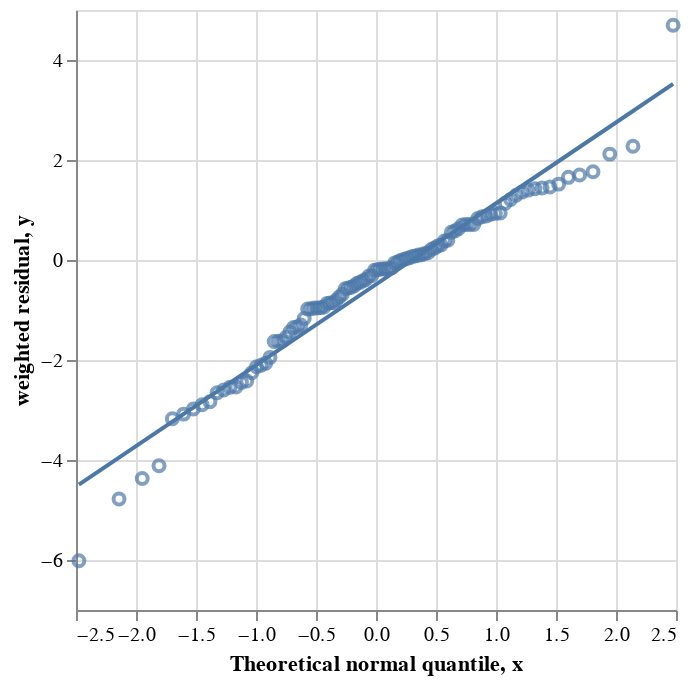

This figure's notebook cell:
### Code cell
import incawrapper.visualization as incaviz
incaviz.plot_norm_prob(res, interactive=True)

### Figure 1 — Vega-Lite specification as saved in the notebook (floating-point values rounded to 4 significant figures)
{"config": {"view": {"continuousWidth": 300, "continuousHeight": 300}}, "layer": [{"data": {"name": "data-85c180d6406fcc0bfbb4cd29dab91d4b"}, "mark": {"type": "point"}, "encoding": {"tooltip": [{"field": "type", "type": "nominal"}, {"field": "id", "type": "nominal"}, {"field": "peak", "type": "nominal"}, {"field": "weighted residual", "type": "quantitative"}], "x": {"field": "Theoretical normal quantile", "type": "quantitative"}, "y": {"field": "weighted residual", "type": "quantitative"}}}, {"data": {"name": "data-52cd833aafaf7ac205aaeaddc859b937"}, "mark": {"type": "line"}, "encoding": {"x": {"field": "x", "type": "quantitative"}, "y": {"field": "y", "type": "quantitative"}}}], "$schema": "https://vega.github.io/schema/vega-lite/v5.17.0.json", "datasets": {"data-85c180d6406fcc0bfbb4cd29dab91d4b": [{"type": "MS", "expt": "SA27", "id": "SA27_Lys_431_0_0_1", "peak": "M0", "time": 0.0, "data": 0.2226, "std": 0.01016, "fit": 0.1615, "weighted residual": -6.015, "cont": null, "Theoretical normal quantile": -2.476}, {"type": "MS", "expt": "SA27", "id": "SA27_Thr_404_0_0_1", "peak": "M3", "time": 0.0, "data": 0.08843, "std": 0.01034, "fit": 0.03901, "weighted residual": -4.78, "cont": null, "Theoretical normal quantile": -2.141}, {"type": "MS", "expt": "SA27", "id": "SA27_Asp_418_0_0_1", "peak": "M3", "time": 0.0, "data": 0.08395, "std": 0.01026, "fit": 0.03915, "weighted residual": -4.369, "cont": null, "Theoretical normal quantile": -1.948}, {"type": "MS", "expt": "SA27", "id": "SA27_Thr_376_0_0_1", "peak": "M2", "time": 0.0, "data": 0.2051, "std": 0.01087, "fit": 0.1604, "weighted residual": -4.114, "cont": null, "Theoretical normal quantile": -1.808}, {"type": "MS", "expt": "SA27", "id": "SA27_Met_320_0_0_1", "peak": "M3", "time": 0.0, "data": 0.1216, "std": 0.01019, "fit": 0.08928, "weighted residual": -3.174, "cont": null, "Theoretical normal quantile": -1.697}, {"type": "MS", "expt": "SA27", "id": "SA27_Asp_390_0_0_1", "peak": "M2", "time": 0.0, "data": 0.2085, "std": 0.01564, "fit": 0.1603, "weighted residual": -3.082, "cont": null, "Theoretical normal quantile": -1.603}, {"type": "MS", "expt": "SA27", "id": "SA27_Ala_232_0_0_1", "peak": "M1", "time": 0.0, "data": 0.4914, "std": 0.02441, "fit": 0.4186, "weighted residual": -2.98, "cont": null, "Theoretical normal quantile": -1.522}, {"type": "MS", "expt": "SA27", "id": "SA27_Lys_329_0_0_1", "peak": "M0", "time": 0.0, "data": 0.2425, "std": 0.01684, "fit": 0.1937, "weighted residual": -2.894, "cont": null, "Theoretical normal quantile": -1.449}, {"type": "MS", "expt": "SA27", "id": "SA27_Ser_390_0_0_1", "peak": "M2", "time": 0.0, "data": 0.1619, "std": 0.01055, "fit": 0.132, "weighted residual": -2.833, "cont": null, "Theoretical normal quantile": -1.384}, {"type": "MS", "expt": "SA27", "id": "SA27_Met_320_0_0_1", "peak": "M4", "time": 0.0, "data": 0.0416, "std": 0.01019, "fit": 0.01454, "weighted residual": -2.655, "cont": null, "Theoretical normal quantile": -1.324}, {"type": "MS", "expt": "SA27", "id": "SA27_Glu_432_0_0_1", "peak": "M4", "time": 0.0, "data": 0.04177, "std": 0.01011, "fit": 0.01547, "weighted residual": -2.601, "cont": null, "Theoretical normal quantile": -1.268}, {"type": "MS", "expt": "SA27", "id": "SA27_Ser_362_0_0_1", "peak": "M0", "time": 0.0, "data": 0.5148, "std": 0.01175, "fit": 0.4849, "weighted residual": -2.543, "cont": null, "Theoretical normal quantile": -1.216}, {"type": "MS", "expt": "SA27", "id": "SA27_Lys_431_0_0_1", "peak": "M4", "time": 0.0, "data": 0.05375, "std": 0.01016, "fit": 0.02795, "weighted residual": -2.539, "cont": null, "Theoretical normal quantile": -1.167}, {"type": "MS", "expt": "SA27", "id": "SA27_Pro_258_0_0_1", "peak": "M0", "time": 0.0, "data": 0.2729, "std": 0.0102, "fit": 0.2479, "weighted residual": -2.451, "cont": null, "Theoretical normal quantile": -1.121}, {"type": "MS", "expt": "SA27", "id": "SA27_Met_218_0_0_1", "peak": "M3", "time": 0.0, "data": 0.08815, "std": 0.0103, "fit": 0.06323, "weighted residual": -2.42, "cont": null, "Theoretical normal quantile": -1.077}, {"type": "MS", "expt": "SA27", "id": "SA27_Glu_432_0_0_1", "peak": "M3", "time": 0.0, "data": 0.1165, "std": 0.01011, "fit": 0.09366, "weighted residual": -2.256, "cont": null, "Theoretical normal quantile": -1.035}, {"type": "MS", "expt": "SA27", "id": "SA27_Asp_418_0_0_1", "peak": "M2", "time": 0.0, "data": 0.2165, "std": 0.01026, "fit": 0.1946, "weighted residual": -2.135, "cont": null, "Theoretical normal quantile": -0.9951}, {"type": "MS", "expt": "SA27", "id": "SA27_Ile_274_0_0_1", "peak": "M0", "time": 0.0, "data": 0.2288, "std": 0.0132, "fit": 0.201, "weighted residual": -2.106, "cont": null, "Theoretical normal quantile": -0.9564}, {"type": "MS", "expt": "SA27", "id": "SA27_Lys_431_0_0_1", "peak": "M3", "time": 0.0, "data": 0.1409, "std": 0.01016, "fit": 0.1199, "weighted residual": -2.066, "cont": null, "Theoretical normal quantile": -0.9191}, {"type": "MS", "expt": "SA27", "id": "SA27_Phe_336_0_0_1", "peak": "M0", "time": 0.0, "data": 0.2046, "std": 0.01002, "fit": 0.1851, "weighted residual": -1.947, "cont": null, "Theoretical normal quantile": -0.8831}, {"type": "MS", "expt": "SA27", "id": "SA27_Glu_330_0_0_1", "peak": "M0", "time": 0.0, "data": 0.2619, "std": 0.01023, "fit": 0.2452, "weighted residual": -1.631, "cont": null, "Theoretical normal quantile": -0.8482}, {"type": "MS", "expt": "SA27", "id": "SA27_Thr_404_0_0_1", "peak": "M2", "time": 0.0, "data": 0.2107, "std": 0.01034, "fit": 0.1939, "weighted residual": -1.624, "cont": null, "Theoretical normal quantile": -0.8142}, {"type": "MS", "expt": "SA27", "id": "SA27_Glu_330_0_0_1", "peak": "M3", "time": 0.0, "data": 0.08348, "std": 0.01023, "fit": 0.06691, "weighted residual": -1.62, "cont": null, "Theoretical normal quantile": -0.7812}, {"type": "MS", "expt": "SA27", "id": "SA27_Met_218_0_0_1", "peak": "M0", "time": 0.0, "data": 0.266, "std": 0.0103, "fit": 0.2501, "weighted residual": -1.545, "cont": null, "Theoretical normal quantile": -0.749}, {"type": "MS", "expt": "SA27", "id": "SA27_Ala_260_0_0_1", "peak": "M2", "time": 0.0, "data": 0.1164, "std": 0.01263, "fit": 0.09827, "weighted residual": -1.439, "cont": null, "Theoretical normal quantile": -0.7176}, {"type": "MS", "expt": "SA27", "id": "SA27_Ser_390_0_0_1", "peak": "M0", "time": 0.0, "data": 0.4274, "std": 0.01055, "fit": 0.4131, "weighted residual": -1.352, "cont": null, "Theoretical normal quantile": -0.6869}, {"type": "MS", "expt": "SA27", "id": "SA27_Val_288_0_0_1", "peak": "M0", "time": 0.0, "data": 0.2615, "std": 0.01004, "fit": 0.248, "weighted residual": -1.342, "cont": null, "Theoretical normal quantile": -0.6568}, {"type": "MS", "expt": "SA27", "id": "SA27_Lys_431_0_0_1", "peak": "M5", "time": 0.0, "data": 0.01658, "std": 0.01016, "fit": 0.003357, "weighted residual": -1.301, "cont": null, "Theoretical normal quantile": -0.6273}, {"type": "MS", "expt": "SA27", "id": "SA27_Val_260_0_0_1", "peak": "M3", "time": 0.0, "data": 0.06839, "std": 0.01855, "fit": 0.0467, "weighted residual": -1.169, "cont": null, "Theoretical normal quantile": -0.5983}, {"type": "MS", "expt": "SA27", "id": "SA27_Val_260_0_0_1", "peak": "M2", "time": 0.0, "data": 0.2387, "std": 0.01855, "fit": 0.2205, "weighted residual": -0.98, "cont": null, "Theoretical normal quantile": -0.5698}, {"type": "MS", "expt": "SA27", "id": "SA27_Leu_274_0_0_1", "peak": "M3", "time": 0.0, "data": 0.1244, "std": 0.01743, "fit": 0.1075, "weighted residual": -0.9732, "cont": null, "Theoretical normal quantile": -0.5418}, {"type": "MS", "expt": "SA27", "id": "SA27_Val_288_0_0_1", "peak": "M4", "time": 0.0, "data": 0.01915, "std": 0.01004, "fit": 0.00951, "weighted residual": -0.96, "cont": null, "Theoretical normal quantile": -0.5141}, {"type": "MS", "expt": "SA27", "id": "SA27_Gly_246_0_0_1", "peak": "M1", "time": 0.0, "data": 0.1873, "std": 0.01077, "fit": 0.1769, "weighted residual": -0.9598, "cont": null, "Theoretical normal quantile": -0.4869}, {"type": "MS", "expt": "SA27", "id": "SA27_Lys_329_0_0_1", "peak": "M4", "time": 0.0, "data": 0.03206, "std": 0.01684, "fit": 0.01601, "weighted residual": -0.9528, "cont": null, "Theoretical normal quantile": -0.4601}, {"type": "MS", "expt": "SA27", "id": "SA27_Ala_260_0_0_1", "peak": "M1", "time": 0.0, "data": 0.4388, "std": 0.01263, "fit": 0.4269, "weighted residual": -0.9388, "cont": null, "Theoretical normal quantile": -0.4335}, {"type": "MS", "expt": "SA27", "id": "SA27_Lys_329_0_0_1", "peak": "M3", "time": 0.0, "data": 0.1107, "std": 0.01684, "fit": 0.09607, "weighted residual": -0.8673, "cont": null, "Theoretical normal quantile": -0.4073}, {"type": "MS", "expt": "SA27", "id": "SA27_Leu_274_0_0_1", "peak": "M4", "time": 0.0, "data": 0.03356, "std": 0.01743, "fit": 0.01862, "weighted residual": -0.8571, "cont": null, "Theoretical normal quantile": -0.3813}, {"type": "MS", "expt": "SA27", "id": "SA27_Phe_308_0_0_1", "peak": "M0", "time": 0.0, "data": 0.2044, "std": 0.01002, "fit": 0.1959, "weighted residual": -0.8562, "cont": null, "Theoretical normal quantile": -0.3556}, {"type": "MS", "expt": "SA27", "id": "SA27_Ile_274_0_0_1", "peak": "M4", "time": 0.0, "data": 0.02715, "std": 0.0132, "fit": 0.01661, "weighted residual": -0.7985, "cont": null, "Theoretical normal quantile": -0.3301}, {"type": "MS", "expt": "SA27", "id": "SA27_Met_320_0_0_1", "peak": "M2", "time": 0.0, "data": 0.271, "std": 0.01019, "fit": 0.2635, "weighted residual": -0.7371, "cont": null, "Theoretical normal quantile": -0.3049}, {"type": "MS", "expt": "SA27", "id": "SA27_Phe_308_0_0_1", "peak": "M4", "time": 0.0, "data": 0.03288, "std": 0.01002, "fit": 0.02604, "weighted residual": -0.6821, "cont": null, "Theoretical normal quantile": -0.2798}, {"type": "MS", "expt": "SA27", "id": "SA27_Glu_432_0_0_1", "peak": "M0", "time": 0.0, "data": 0.2065, "std": 0.01011, "fit": 0.2007, "weighted residual": -0.5731, "cont": null, "Theoretical normal quantile": -0.2549}, {"type": "MS", "expt": "SA27", "id": "SA27_Phe_308_0_0_1", "peak": "M3", "time": 0.0, "data": 0.1126, "std": 0.01002, "fit": 0.107, "weighted residual": -0.5577, "cont": null, "Theoretical normal quantile": -0.2302}, {"type": "MS", "expt": "SA27", "id": "SA27_Phe_336_0_0_1", "peak": "M5", "time": 0.0, "data": 0.01244, "std": 0.01002, "fit": 0.006994, "weighted residual": -0.5433, "cont": null, "Theoretical normal quantile": -0.2056}, {"type": "MS", "expt": "SA27", "id": "SA27_Pro_258_0_0_1", "peak": "M3", "time": 0.0, "data": 0.0729, "std": 0.0102, "fit": 0.06765, "weighted residual": -0.5146, "cont": null, "Theoretical normal quantile": -0.1811}, {"type": "MS", "expt": "SA27", "id": "SA27_Leu_274_0_0_1", "peak": "M2", "time": 0.0, "data": 0.2991, "std": 0.01743, "fit": 0.291, "weighted residual": -0.4654, "cont": null, "Theoretical normal quantile": -0.1568}, {"type": "MS", "expt": "SA27", "id": "SA27_Phe_308_0_0_1", "peak": "M5", "time": 0.0, "data": 0.008617, "std": 0.01002, "fit": 0.004134, "weighted residual": -0.4473, "cont": null, "Theoretical normal quantile": -0.1325}, {"type": "MS", "expt": "SA27", "id": "SA27_Asp_302_0_0_1", "peak": "M0", "time": 0.0, "data": 0.6209, "std": 0.01642, "fit": 0.6141, "weighted residual": -0.4126, "cont": null, "Theoretical normal quantile": -0.1083}, {"type": "MS", "expt": "SA27", "id": "SA27_Phe_336_0_0_1", "peak": "M6", "time": 0.0, "data": 0.004807, "std": 0.01002, "fit": 0.0009122, "weighted residual": -0.3885, "cont": null, "Theoretical normal quantile": -0.08416}, {"type": "MS", "expt": "SA27", "id": "SA27_Phe_302_0_0_1", "peak": "M1", "time": 0.0, "data": 0.2194, "std": 0.01082, "fit": 0.216, "weighted residual": -0.3187, "cont": null, "Theoretical normal quantile": -0.06008}, {"type": "MS", "expt": "SA27", "id": "SA27_Phe_336_0_0_1", "peak": "M7", "time": 0.0, "data": 0.003241, "std": 0.01002, "fit": 7.388e-05, "weighted residual": -0.316, "cont": null, "Theoretical normal quantile": -0.03603}, {"type": "MS", "expt": "SA27", "id": "SA27_Phe_336_0_0_1", "peak": "M8", "time": 0.0, "data": 0.002069, "std": 0.01002, "fit": 3.128e-06, "weighted residual": -0.2061, "cont": null, "Theoretical normal quantile": -0.01201}, {"type": "MS", "expt": "SA27", "id": "SA27_Phe_308_0_0_1", "peak": "M2", "time": 0.0, "data": 0.2757, "std": 0.01002, "fit": 0.2738, "weighted residual": -0.1957, "cont": null, "Theoretical normal quantile": 0.01201}, {"type": "MS", "expt": "SA27", "id": "SA27_Phe_308_0_0_1", "peak": "M7", "time": 0.0, "data": 0.001851, "std": 0.01002, "fit": 1.867e-05, "weighted residual": -0.1828, "cont": null, "Theoretical normal quantile": 0.03603}, {"type": "MS", "expt": "SA27", "id": "SA27_Phe_308_0_0_1", "peak": "M6", "time": 0.0, "data": 0.002181, "std": 0.01002, "fit": 0.0003943, "weighted residual": -0.1783, "cont": null, "Theoretical normal quantile": 0.06008}, {"type": "MS", "expt": "SA27", "id": "SA27_Phe_336_0_0_1", "peak": "M1", "time": 0.0, "data": 0.3558, "std": 0.01002, "fit": 0.354, "weighted residual": -0.1765, "cont": null, "Theoretical normal quantile": 0.08416}, {"type": "MS", "expt": "SA27", "id": "SA27_Ile_274_0_0_1", "peak": "M1", "time": 0.0, "data": 0.3877, "std": 0.0132, "fit": 0.3854, "weighted residual": -0.176, "cont": null, "Theoretical normal quantile": 0.1083}, {"type": "Flux", "expt": "SA27", "id": "v65", "peak": [], "time": null, "data": 1.831, "std": 0.01, "fit": 1.829, "weighted residual": -0.1522, "cont": null, "Theoretical normal quantile": 0.1325}, {"type": "MS", "expt": "SA27", "id": "SA27_Lys_431_0_0_1", "peak": "M1", "time": 0.0, "data": 0.3349, "std": 0.01016, "fit": 0.3343, "weighted residual": -0.05775, "cont": null, "Theoretical normal quantile": 0.1568}, {"type": "MS", "expt": "SA27", "id": "SA27_Thr_404_0_0_1", "peak": "M0", "time": 0.0, "data": 0.307, "std": 0.01034, "fit": 0.3066, "weighted residual": -0.03897, "cont": null, "Theoretical normal quantile": 0.1811}, {"type": "MS", "expt": "SA27", "id": "SA27_Tyr_302_0_0_1", "peak": "M0", "time": 0.0, "data": 0.7841, "std": 0.01083, "fit": 0.784, "weighted residual": -0.008139, "cont": null, "Theoretical normal quantile": 0.2056}, {"type": "MS", "expt": "SA27", "id": "SA27_Met_218_0_0_1", "peak": "M2", "time": 0.0, "data": 0.2477, "std": 0.0103, "fit": 0.2478, "weighted residual": 0.00903, "cont": null, "Theoretical normal quantile": 0.2302}, {"type": "MS", "expt": "SA27", "id": "SA27_Lys_329_0_0_1", "peak": "M2", "time": 0.0, "data": 0.273, "std": 0.01684, "fit": 0.2735, "weighted residual": 0.02833, "cont": null, "Theoretical normal quantile": 0.2549}, {"type": "MS", "expt": "SA27", "id": "SA27_Val_260_0_0_1", "peak": "M1", "time": 0.0, "data": 0.424, "std": 0.01855, "fit": 0.4248, "weighted residual": 0.04451, "cont": null, "Theoretical normal quantile": 0.2798}, {"type": "MS", "expt": "SA27", "id": "SA27_Tyr_302_0_0_1", "peak": "M1", "time": 0.0, "data": 0.2159, "std": 0.01083, "fit": 0.2167, "weighted residual": 0.0729, "cont": null, "Theoretical normal quantile": 0.3049}, {"type": "Flux", "expt": "SA27", "id": "v1", "peak": [], "time": null, "data": 3.251, "std": 0.01, "fit": 3.252, "weighted residual": 0.08223, "cont": null, "Theoretical normal quantile": 0.3301}, {"type": "MS", "expt": "SA27", "id": "SA27_Phe_302_0_0_1", "peak": "M0", "time": 0.0, "data": 0.7806, "std": 0.01082, "fit": 0.7816, "weighted residual": 0.1001, "cont": null, "Theoretical normal quantile": 0.3556}, {"type": "MS", "expt": "SA27", "id": "SA27_Val_288_0_0_1", "peak": "M1", "time": 0.0, "data": 0.4131, "std": 0.01004, "fit": 0.4142, "weighted residual": 0.1061, "cont": null, "Theoretical normal quantile": 0.3813}, {"type": "MS", "expt": "SA27", "id": "SA27_Glu_432_0_0_1", "peak": "M2", "time": 0.0, "data": 0.2693, "std": 0.01011, "fit": 0.2706, "weighted residual": 0.1319, "cont": null, "Theoretical normal quantile": 0.4073}, {"type": "MS", "expt": "SA27", "id": "SA27_Phe_336_0_0_1", "peak": "M4", "time": 0.0, "data": 0.03447, "std": 0.01002, "fit": 0.03594, "weighted residual": 0.1462, "cont": null, "Theoretical normal quantile": 0.4335}, {"type": "MS", "expt": "SA27", "id": "SA27_Thr_376_0_0_1", "peak": "M0", "time": 0.0, "data": 0.3709, "std": 0.01087, "fit": 0.3732, "weighted residual": 0.2112, "cont": null, "Theoretical normal quantile": 0.4601}, {"type": "MS", "expt": "SA27", "id": "SA27_Pro_258_0_0_1", "peak": "M1", "time": 0.0, "data": 0.4174, "std": 0.0102, "fit": 0.4199, "weighted residual": 0.2381, "cont": null, "Theoretical normal quantile": 0.4869}, {"type": "MS", "expt": "SA27", "id": "SA27_Leu_274_0_0_1", "peak": "M0", "time": 0.0, "data": 0.1792, "std": 0.01743, "fit": 0.1841, "weighted residual": 0.281, "cont": null, "Theoretical normal quantile": 0.5141}, {"type": "MS", "expt": "SA27", "id": "SA27_Val_288_0_0_1", "peak": "M3", "time": 0.0, "data": 0.06657, "std": 0.01004, "fit": 0.06959, "weighted residual": 0.3006, "cont": null, "Theoretical normal quantile": 0.5418}, {"type": "MS", "expt": "SA27", "id": "SA27_Met_320_0_0_1", "peak": "M0", "time": 0.0, "data": 0.2042, "std": 0.01019, "fit": 0.2081, "weighted residual": 0.3788, "cont": null, "Theoretical normal quantile": 0.5698}, {"type": "MS", "expt": "SA27", "id": "SA27_Ile_274_0_0_1", "peak": "M3", "time": 0.0, "data": 0.09445, "std": 0.0132, "fit": 0.09966, "weighted residual": 0.3955, "cont": null, "Theoretical normal quantile": 0.5983}, {"type": "MS", "expt": "SA27", "id": "SA27_Asp_390_0_0_1", "peak": "M1", "time": 0.0, "data": 0.4296, "std": 0.01564, "fit": 0.4383, "weighted residual": 0.5538, "cont": null, "Theoretical normal quantile": 0.6273}, {"type": "MS", "expt": "SA27", "id": "SA27_Leu_274_0_0_1", "peak": "M1", "time": 0.0, "data": 0.3637, "std": 0.01743, "fit": 0.3737, "weighted residual": 0.5791, "cont": null, "Theoretical normal quantile": 0.6568}, {"type": "MS", "expt": "SA27", "id": "SA27_Ser_390_0_0_1", "peak": "M1", "time": 0.0, "data": 0.4107, "std": 0.01055, "fit": 0.4173, "weighted residual": 0.6238, "cont": null, "Theoretical normal quantile": 0.6869}, {"type": "MS", "expt": "SA27", "id": "SA27_Asp_302_0_0_1", "peak": "M1", "time": 0.0, "data": 0.3791, "std": 0.01642, "fit": 0.3906, "weighted residual": 0.6995, "cont": null, "Theoretical normal quantile": 0.7176}, {"type": "MS", "expt": "SA27", "id": "SA27_Asp_390_0_0_1", "peak": "M0", "time": 0.0, "data": 0.3618, "std": 0.01564, "fit": 0.3729, "weighted residual": 0.7097, "cont": null, "Theoretical normal quantile": 0.749}, {"type": "MS", "expt": "SA27", "id": "SA27_Asp_418_0_0_1", "peak": "M0", "time": 0.0, "data": 0.3004, "std": 0.01026, "fit": 0.3077, "weighted residual": 0.7102, "cont": null, "Theoretical normal quantile": 0.7812}, {"type": "MS", "expt": "SA27", "id": "SA27_Glu_330_0_0_1", "peak": "M1", "time": 0.0, "data": 0.408, "std": 0.01023, "fit": 0.4153, "weighted residual": 0.7118, "cont": null, "Theoretical normal quantile": 0.8142}, {"type": "MS", "expt": "SA27", "id": "SA27_Phe_308_0_0_1", "peak": "M1", "time": 0.0, "data": 0.3617, "std": 0.01002, "fit": 0.37, "weighted residual": 0.8303, "cont": null, "Theoretical normal quantile": 0.8482}, {"type": "MS", "expt": "SA27", "id": "SA27_Glu_330_0_0_1", "peak": "M2", "time": 0.0, "data": 0.2467, "std": 0.01023, "fit": 0.2555, "weighted residual": 0.8657, "cont": null, "Theoretical normal quantile": 0.8831}, {"type": "MS", "expt": "SA27", "id": "SA27_Phe_336_0_0_1", "peak": "M2", "time": 0.0, "data": 0.2718, "std": 0.01002, "fit": 0.2806, "weighted residual": 0.8801, "cont": null, "Theoretical normal quantile": 0.9191}, {"type": "MS", "expt": "SA27", "id": "SA27_Glu_432_0_0_1", "peak": "M1", "time": 0.0, "data": 0.3659, "std": 0.01011, "fit": 0.3751, "weighted residual": 0.9135, "cont": null, "Theoretical normal quantile": 0.9564}, {"type": "MS", "expt": "SA27", "id": "SA27_Val_260_0_0_1", "peak": "M0", "time": 0.0, "data": 0.2689, "std": 0.01855, "fit": 0.2862, "weighted residual": 0.9326, "cont": null, "Theoretical normal quantile": 0.9951}, {"type": "MS", "expt": "SA27", "id": "SA27_Asp_418_0_0_1", "peak": "M1", "time": 0.0, "data": 0.3991, "std": 0.01026, "fit": 0.4088, "weighted residual": 0.9388, "cont": null, "Theoretical normal quantile": 1.035}, {"type": "MS", "expt": "SA27", "id": "SA27_Val_288_0_0_1", "peak": "M2", "time": 0.0, "data": 0.2396, "std": 0.01004, "fit": 0.251, "weighted residual": 1.136, "cont": null, "Theoretical normal quantile": 1.077}, {"type": "MS", "expt": "SA27", "id": "SA27_Ala_260_0_0_1", "peak": "M0", "time": 0.0, "data": 0.4448, "std": 0.01263, "fit": 0.46, "weighted residual": 1.209, "cont": null, "Theoretical normal quantile": 1.121}, {"type": "MS", "expt": "SA27", "id": "SA27_Thr_404_0_0_1", "peak": "M1", "time": 0.0, "data": 0.3939, "std": 0.01034, "fit": 0.4073, "weighted residual": 1.295, "cont": null, "Theoretical normal quantile": 1.167}, {"type": "MS", "expt": "SA27", "id": "SA27_Thr_376_0_0_1", "peak": "M1", "time": 0.0, "data": 0.4239, "std": 0.01087, "fit": 0.4387, "weighted residual": 1.357, "cont": null, "Theoretical normal quantile": 1.216}, {"type": "MS", "expt": "SA27", "id": "SA27_Met_320_0_0_1", "peak": "M1", "time": 0.0, "data": 0.3615, "std": 0.01019, "fit": 0.3757, "weighted residual": 1.398, "cont": null, "Theoretical normal quantile": 1.268}, {"type": "MS", "expt": "SA27", "id": "SA27_Phe_336_0_0_1", "peak": "M3", "time": 0.0, "data": 0.1108, "std": 0.01002, "fit": 0.1251, "weighted residual": 1.427, "cont": null, "Theoretical normal quantile": 1.324}, {"type": "MS", "expt": "SA27", "id": "SA27_Ser_362_0_0_1", "peak": "M1", "time": 0.0, "data": 0.4852, "std": 0.01175, "fit": 0.5021, "weighted residual": 1.44, "cont": null, "Theoretical normal quantile": 1.384}, {"type": "MS", "expt": "SA27", "id": "SA27_Met_218_0_0_1", "peak": "M1", "time": 0.0, "data": 0.3982, "std": 0.0103, "fit": 0.4132, "weighted residual": 1.461, "cont": null, "Theoretical normal quantile": 1.449}, {"type": "MS", "expt": "SA27", "id": "SA27_Gly_218_0_0_1", "peak": "M0", "time": 0.0, "data": 1.0, "std": 0.01652, "fit": 1.025, "weighted residual": 1.517, "cont": null, "Theoretical normal quantile": 1.522}, {"type": "MS", "expt": "SA27", "id": "SA27_Ile_274_0_0_1", "peak": "M2", "time": 0.0, "data": 0.2619, "std": 0.0132, "fit": 0.2838, "weighted residual": 1.653, "cont": null, "Theoretical normal quantile": 1.603}, {"type": "MS", "expt": "SA27", "id": "SA27_Gly_246_0_0_1", "peak": "M0", "time": 0.0, "data": 0.8127, "std": 0.01077, "fit": 0.831, "weighted residual": 1.701, "cont": null, "Theoretical normal quantile": 1.697}, {"type": "MS", "expt": "SA27", "id": "SA27_Lys_329_0_0_1", "peak": "M1", "time": 0.0, "data": 0.3417, "std": 0.01684, "fit": 0.3714, "weighted residual": 1.763, "cont": null, "Theoretical normal quantile": 1.808}, {"type": "MS", "expt": "SA27", "id": "SA27_Pro_258_0_0_1", "peak": "M2", "time": 0.0, "data": 0.2367, "std": 0.0102, "fit": 0.2583, "weighted residual": 2.118, "cont": null, "Theoretical normal quantile": 1.948}, {"type": "MS", "expt": "SA27", "id": "SA27_Ala_232_0_0_1", "peak": "M0", "time": 0.0, "data": 0.5086, "std": 0.02441, "fit": 0.5642, "weighted residual": 2.276, "cont": null, "Theoretical normal quantile": 2.141}, {"type": "MS", "expt": "SA27", "id": "SA27_Lys_431_0_0_1", "peak": "M2", "time": 0.0, "data": 0.2313, "std": 0.01016, "fit": 0.279, "weighted residual": 4.697, "cont": null, "Theoretical normal quantile": 2.476}], "data-52cd833aafaf7ac205aaeaddc859b937": [{"x": -2.476, "y": -4.493}, {"x": -1.926, "y": -3.602}, {"x": -1.376, "y": -2.712}, {"x": -0.8253, "y": -1.822}, {"x": -0.2751, "y": -0.9311}, {"x": 0.2751, "y": -0.04067}, {"x": 0.8253, "y": 0.8497}, {"x": 1.376, "y": 1.74}, {"x": 1.926, "y": 2.631}, {"x": 2.476, "y": 3.521}]}}
